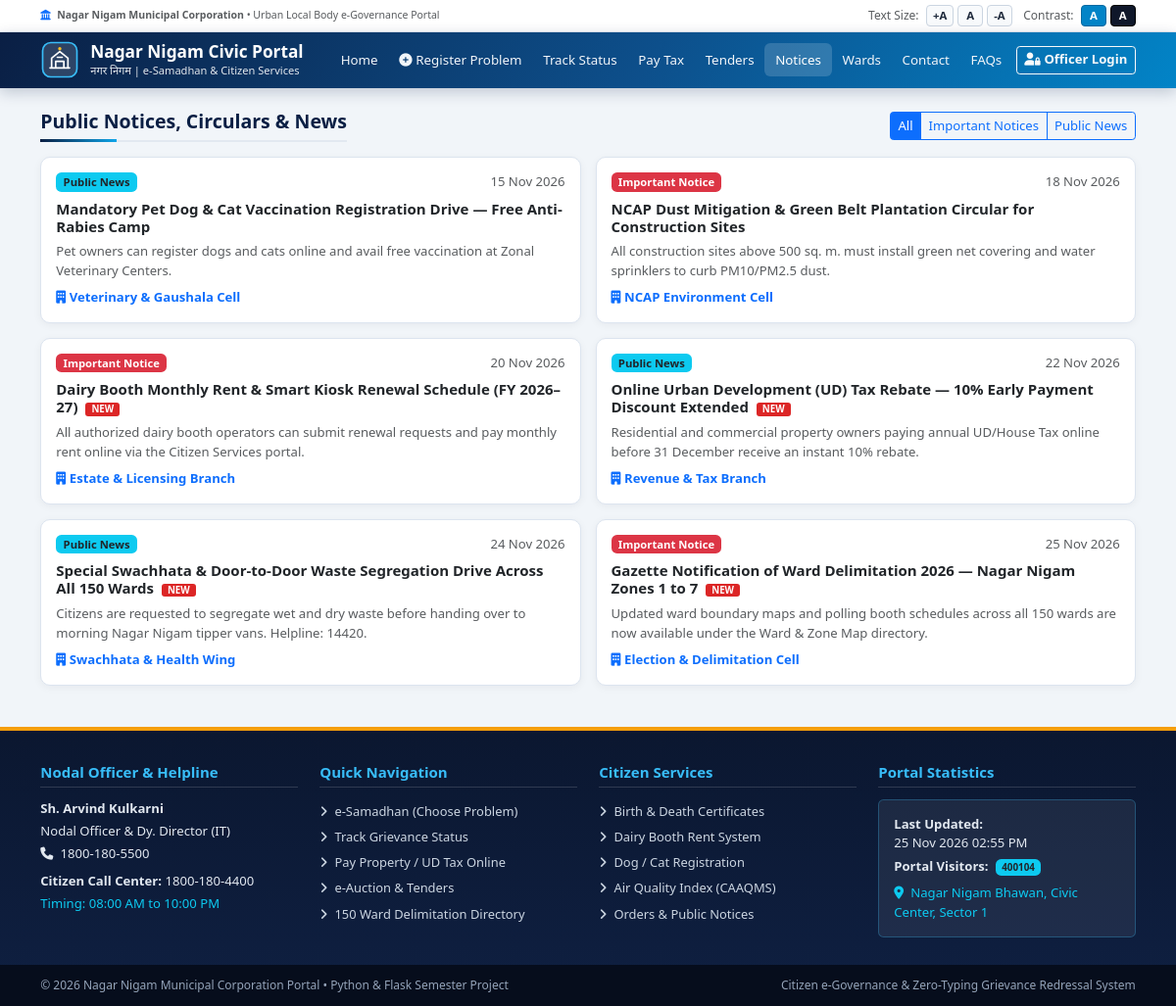
Screenshot of /notices with the database file from the repository.
### tables this page shows
CREATE TABLE notices (
            id INTEGER PRIMARY KEY AUTOINCREMENT,
            title TEXT NOT NULL,
            category TEXT NOT NULL,
            department TEXT NOT NULL,
            published_date TEXT NOT NULL,
            is_new INTEGER NOT NULL DEFAULT 1,
            details TEXT NOT NULL
        );

CREATE TABLE site_stats (
            id INTEGER PRIMARY KEY CHECK (id = 1),
            visitor_count INTEGER NOT NULL DEFAULT 400103,
            last_updated TEXT NOT NULL
        );

### app.py (the view)
@app.route("/notices")
def notices():
    category_filter = request.args.get("category", "All")
    conn = get_db()
    if category_filter in ("Public News", "Important Notice"):
        rows = conn.execute(
            "SELECT * FROM notices WHERE category = ? ORDER BY id DESC", (category_filter,)
        ).fetchall()
    else:
        rows = conn.execute("SELECT * FROM notices ORDER BY id DESC").fetchall()
    conn.close()
    return render_template("notices.html", notices=rows, category_filter=category_filter)

### app.py (called while the page is built)
@app.context_processor
def inject_globals():
    stats = get_site_stats()
    return {
        "site_stats": stats,
        "current_year": datetime.now().year,
        "officer_user": session.get("officer"),
    }

### db.py (called while the page is built)
def get_db() -> sqlite3.Connection:
    conn = sqlite3.connect(DB_PATH)
    conn.row_factory = sqlite3.Row
    conn.execute("PRAGMA foreign_keys = ON;")
    return conn

def get_site_stats() -> dict:
    conn = get_db()
    row = conn.execute("SELECT visitor_count, last_updated FROM site_stats WHERE id = 1").fetchone()
    conn.close()
    return dict(row) if row else {"visitor_count": 12450, "last_updated": datetime.now().strftime("%d %b %Y %I:%M %p")}

### template/notices.html (shortened to what this page needs)
{% extends "base.html" %}
{% block content %}
<div class="container my-4">
  <div class="d-flex flex-wrap justify-content-between align-items-center mb-3 gap-2">
    <h2 class="nn-section-heading mb-0">Public Notices, Circulars &amp; News</h2>
    <div class="btn-group">
      <a href="{{ url_for('notices') }}" class="btn btn-sm {% if category_filter == 'All' %}btn-primary{% else %}btn-outline-primary{% endif %}">All</a>
      <a href="{{ url_for('notices', category='Important Notice') }}" class="btn btn-sm {% if category_filter == 'Important Notice' %}btn-primary{% else %}btn-outline-primary{% endif %}">Important Notices</a>
      <a href="{{ url_for('notices', category='Public News') }}" class="btn btn-sm {% if category_filter == 'Public News' %}btn-primary{% else %}btn-outline-primary{% endif %}">Public News</a>
    </div>
  </div>
  <div class="row g-3">
    {% for n in notices %}
    <div class="col-md-6">
      <div class="nn-card p-3">
        <div class="d-flex justify-content-between align-items-start mb-1">
          <span class="badge {% if n.category == 'Important Notice' %}bg-danger{% else %}bg-info text-dark{% endif %}">{{ n.category }}</span>
          <small class="text-muted">{{ n.published_date }}</small>
        </div>
        <h6 class="fw-bold text-dark mt-1">
          {{ n.title }}
          {% if n.is_new %}<span class="nn-badge-new">New</span>{% endif %}
        </h6>
        <p class="small text-muted mb-2">{{ n.details }}</p>
        <div class="mt-auto small text-primary fw-semibold"><i class="fa-solid fa-building me-1"></i>{{ n.department }}</div>
      </div>
    </div>
    {% endfor %}
  </div>
</div>
{% endblock %}

### template/base.html (shortened to what this page needs)
<!doctype html>
<html lang="en">
<head>
  <link href="https://cdn.jsdelivr.net/npm/bootstrap@5.3.3/dist/css/bootstrap.min.css" rel="stylesheet">
  <link href="https://cdnjs.cloudflare.com/ajax/libs/font-awesome/6.5.2/css/all.min.css" rel="stylesheet">
  <link href="{{ url_for('static', filename='css/style.css') }}" rel="stylesheet">
</head>
<body>
<div class="nn-topbar no-print">
  <div class="container d-flex flex-wrap justify-content-between align-items-center gap-2">
    <div class="text-muted small">
      <i class="fa-solid fa-landmark me-1 text-primary"></i>
      <strong>Nagar Nigam Municipal Corporation</strong> &bull; Urban Local Body e-Governance Portal
    </div>
    <div class="d-flex align-items-center gap-1">
      <span class="text-muted me-1">Text Size:</span>
      <button type="button" class="nn-access-btn" onclick="adjustFont(0.08)" title="Increase Font">+A</button>
      <button type="button" class="nn-access-btn" onclick="adjustFont(0)" title="Reset Font">A</button>
      <button type="button" class="nn-access-btn" onclick="adjustFont(-0.08)" title="Decrease Font">-A</button>
      <span class="text-muted ms-2 me-1">Contrast:</span>
      <button type="button" class="nn-access-btn nn-theme-cyan" onclick="setThemeMode('light')" title="Standard Theme">A</button>
      <button type="button" class="nn-access-btn nn-theme-dark" onclick="setThemeMode('dark')" title="High Contrast">A</button>
    </div>
  </div>
</div>
<nav class="navbar navbar-expand-lg navbar-dark nn-navbar no-print">
  <div class="container">
    <a class="nn-brand" href="{{ url_for('home') }}">
      <div>
        <span class="nn-brand-title">Nagar Nigam Civic Portal</span>
        <span class="nn-brand-sub">नगर निगम | e-Samadhan &amp; Citizen Services</span>
      </div>
    </a>
    <div class="collapse navbar-collapse" id="mainNav">
      <ul class="navbar-nav ms-auto mb-2 mb-lg-0 align-items-lg-center">
        <li class="nav-item"><a class="nav-link {% if request.endpoint == 'home' %}active{% endif %}" href="{{ url_for('home') }}">Home</a></li>
        <li class="nav-item"><a class="nav-link {% if request.endpoint == 'register_complaint' %}active{% endif %}" href="{{ url_for('register_complaint') }}"><i class="fa-solid fa-circle-plus me-1"></i>Register Problem</a></li>
        <li class="nav-item"><a class="nav-link {% if request.endpoint in ('track_complaint', 'complaint_detail') %}active{% endif %}" href="{{ url_for('track_complaint') }}">Track Status</a></li>
        <li class="nav-item"><a class="nav-link {% if request.endpoint == 'pay_tax' %}active{% endif %}" href="{{ url_for('pay_tax') }}">Pay Tax</a></li>
        <li class="nav-item"><a class="nav-link {% if request.endpoint == 'tenders' %}active{% endif %}" href="{{ url_for('tenders') }}">Tenders</a></li>
        <li class="nav-item"><a class="nav-link {% if request.endpoint == 'notices' %}active{% endif %}" href="{{ url_for('notices') }}">Notices</a></li>
        <li class="nav-item"><a class="nav-link {% if request.endpoint == 'wards' %}active{% endif %}" href="{{ url_for('wards') }}">Wards</a></li>
        <li class="nav-item"><a class="nav-link {% if request.endpoint == 'contact' %}active{% endif %}" href="{{ url_for('contact') }}">Contact</a></li>
        <li class="nav-item"><a class="nav-link {% if request.endpoint == 'faqs' %}active{% endif %}" href="{{ url_for('faqs') }}">FAQs</a></li>
        {% if officer_user %}
          <li class="nav-item ms-lg-1">
            <a class="btn btn-sm btn-warning fw-bold text-dark" href="{{ url_for('officer_dashboard') }}">
              <i class="fa-solid fa-shield-halved me-1"></i>Dashboard
            </a>
          </li>
        {% else %}
          <li class="nav-item ms-lg-1">
            <a class="btn btn-sm btn-outline-light fw-semibold" href="{{ url_for('officer_login') }}">
              <i class="fa-solid fa-user-lock me-1"></i>Officer Login
            </a>
          </li>
        {% endif %}
      </ul>
    </div>
  </div>
</nav>
<main>
  {% block content %}{% endblock %}
</main>
<footer class="nn-footer no-print">
  <div class="container">
    <div class="row g-4">
      <div class="col-md-3">
        <h6>Nodal Officer &amp; Helpline</h6>
        <p class="small mb-1"><strong>Sh. Arvind Kulkarni</strong></p>
        <p class="small mb-1">Nodal Officer &amp; Dy. Director (IT)</p>
        <p class="small mb-2"><i class="fa-solid fa-phone me-1"></i> 1800-180-5500</p>
        <p class="small mb-1"><strong>Citizen Call Center:</strong> 1800-180-4400</p>
        <p class="small text-info mb-0">Timing: 08:00 AM to 10:00 PM</p>
      </div>
      <div class="col-md-3">
        <h6>Quick Navigation</h6>
        <ul class="list-unstyled d-flex flex-column gap-1">
          <li><a href="{{ url_for('register_complaint') }}"><i class="fa-solid fa-angle-right me-1"></i> e-Samadhan (Choose Problem)</a></li>
          <li><a href="{{ url_for('track_complaint') }}"><i class="fa-solid fa-angle-right me-1"></i> Track Grievance Status</a></li>
          <li><a href="{{ url_for('pay_tax') }}"><i class="fa-solid fa-angle-right me-1"></i> Pay Property / UD Tax Online</a></li>
          <li><a href="{{ url_for('tenders') }}"><i class="fa-solid fa-angle-right me-1"></i> e-Auction &amp; Tenders</a></li>
          <li><a href="{{ url_for('wards') }}"><i class="fa-solid fa-angle-right me-1"></i> 150 Ward Delimitation Directory</a></li>
        </ul>
      </div>
      <div class="col-md-3">
        <h6>Citizen Services</h6>
        <ul class="list-unstyled d-flex flex-column gap-1">
          <li><a href="{{ url_for('service_registration', type='Birth Certificate') }}"><i class="fa-solid fa-angle-right me-1"></i> Birth &amp; Death Certificates</a></li>
          <li><a href="{{ url_for('service_registration', type='Dairy Booth Permit') }}"><i class="fa-solid fa-angle-right me-1"></i> Dairy Booth Rent System</a></li>
          <li><a href="{{ url_for('service_registration', type='Pet Registration') }}"><i class="fa-solid fa-angle-right me-1"></i> Dog / Cat Registration</a></li>
          <li><a href="{{ url_for('aqi') }}"><i class="fa-solid fa-angle-right me-1"></i> Air Quality Index (CAAQMS)</a></li>
          <li><a href="{{ url_for('notices') }}"><i class="fa-solid fa-angle-right me-1"></i> Orders &amp; Public Notices</a></li>
        </ul>
      </div>
      <div class="col-md-3">
        <h6>Portal Statistics</h6>
        <div class="p-3 rounded" style="background: rgba(255,255,255,0.07); border: 1px solid rgba(56,189,248,0.28);">
          <div class="small mb-1"><strong>Last Updated:</strong><br>{{ site_stats.last_updated }}</div>
          <div class="small mb-2"><strong>Portal Visitors:</strong>
            <span class="badge bg-info text-dark ms-1">{{ site_stats.visitor_count }}</span>
          </div>
          <div class="small text-info"><i class="fa-solid fa-location-dot me-1"></i> Nagar Nigam Bhawan, Civic Center, Sector 1</div>
        </div>
      </div>
    </div>
  </div>
  <div class="nn-footer-bottom">
    <div class="container d-flex flex-wrap justify-content-between align-items-center gap-2">
      <div>&copy; {{ current_year }} Nagar Nigam Municipal Corporation Portal &bull; Python &amp; Flask Semester Project</div>
      <div>Citizen e-Governance &amp; Zero-Typing Grievance Redressal System</div>
    </div>
  </div>
</footer>
</body>
</html>

### static/style.css (style rules this page uses)
:root { --nn-navy: #0a1f44; --nn-blue: #0d4f8b; --nn-cyan: #0ea5e9; --nn-teal: #0f766e; --nn-gold: #f59e0b; --nn-bg: #f1f5f9; --nn-surface: #ffffff; --nn-border: #dce4ef; --nn-text: #1e293b; --nn-muted: #64748b; --nn-gradient: linear-gradient(120deg, #0a1f44 0%, #0d4f8b 55%, #0284c7 100%); --font-scale: 1; }
html { font-size: calc(15px * var(--font-scale)); scroll-behavior: smooth; }
body { font-family: "Segoe UI", "Noto Sans Devanagari", Roboto, Arial, sans-serif; background-color: var(--nn-bg); color: var(--nn-text); margin: 0; padding: 0; }
.nn-topbar { background: #ffffff; border-bottom: 1px solid #e2e8f0; font-size: 0.8rem; padding: 5px 0; }
.nn-access-btn { display: inline-flex; align-items: center; justify-content: center; min-width: 26px; height: 22px; padding: 0 6px; border: 1px solid #cbd5e1; background: #f8fafc; color: #1e293b; font-weight: 700; font-size: 0.76rem; border-radius: 4px; cursor: pointer; }
.nn-theme-cyan { background: #0284c7; color: #fff; border-color: #0369a1; }
.nn-theme-dark { background: #0f172a; color: #fff; border-color: #000; }
.nn-navbar { background: var(--nn-gradient); box-shadow: 0 4px 14px rgba(10, 31, 68, 0.22); padding: 0.55rem 0; }
.nn-brand { display: flex; align-items: center; gap: 11px; color: #fff !important; text-decoration: none; }
.nn-brand-title { font-weight: 700; font-size: 1.15rem; line-height: 1.15; }
.nn-brand-sub { font-size: 0.74rem; opacity: 0.88; display: block; }
.nn-navbar .nav-link { color: #f1f5f9 !important; font-weight: 500; font-size: 0.89rem; padding: 0.45rem 0.72rem !important; border-radius: 6px; transition: background 0.2s ease; }
.nn-navbar .nav-link:hover, .nn-navbar .nav-link.active { background: rgba(255, 255, 255, 0.16); color: #ffffff !important; }
.nn-section-heading { font-size: 1.3rem; font-weight: 700; color: var(--nn-navy); padding-bottom: 8px; margin-bottom: 1rem; border-bottom: 2px solid #e2e8f0; position: relative; }
.nn-section-heading::after { content: ""; position: absolute; left: 0; bottom: -2px; width: 78px; height: 3px; background: linear-gradient(90deg, var(--nn-navy), var(--nn-cyan)); }
.nn-card { background: var(--nn-surface); border: 1px solid var(--nn-border); border-radius: 10px; box-shadow: 0 2px 8px rgba(15, 23, 42, 0.05); height: 100%; overflow: hidden; display: flex; flex-direction: column; }
.nn-badge-new { display: inline-block; background: #dc2626; color: #fff; font-size: 0.65rem; font-weight: 700; padding: 1px 6px; border-radius: 3px; text-transform: uppercase; margin-left: 4px; animation: nnBlink 1.3s infinite; }
.nn-footer { background: linear-gradient(180deg, #0b1730 0%, #0f2042 100%); color: #e2e8f0; padding-top: 2.2rem; margin-top: 2.8rem; border-top: 4px solid var(--nn-gold); }
.nn-footer h6 { color: #38bdf8; font-weight: 700; margin-bottom: 0.8rem; border-bottom: 1px solid rgba(255, 255, 255, 0.15); padding-bottom: 6px; }
.nn-footer a { color: #cbd5e1; text-decoration: none; font-size: 0.86rem; }
.nn-footer-bottom { background: #060d1c; color: #94a3b8; font-size: 0.8rem; padding: 12px 0; margin-top: 1.8rem; }

### rows the page displays
notices: category "Public News", published_date "15 Nov 2026", title "Mandatory Pet Dog & Cat Vaccination Registration Drive — Free Anti-Rabies Camp", details "Pet owners can register dogs and cats online and avail free vaccination at Zonal Veterinary Centers.", department "Veterinary & Gaushala Cell"
notices: category "Important Notice", published_date "18 Nov 2026", title "NCAP Dust Mitigation & Green Belt Plantation Circular for Construction Sites", details "All construction sites above 500 sq. m. must install green net covering and water sprinklers to curb PM10/PM2.5 dust.", department "NCAP Environment Cell"
notices: category "Important Notice", published_date "20 Nov 2026", title "Dairy Booth Monthly Rent & Smart Kiosk Renewal Schedule (FY 2026–27)", is_new "NEW", details "All authorized dairy booth operators can submit renewal requests and pay monthly rent online via the Citizen Services portal.", department "Estate & Licensing Branch"
notices: category "Public News", published_date "22 Nov 2026", title "Online Urban Development (UD) Tax Rebate — 10% Early Payment Discount Extended", is_new "NEW", details "Residential and commercial property owners paying annual UD/House Tax online before 31 December receive an instant 10% rebate.", department "Revenue & Tax Branch"
notices: category "Public News", published_date "24 Nov 2026", title "Special Swachhata & Door-to-Door Waste Segregation Drive Across All 150 Wards", is_new "NEW", details "Citizens are requested to segregate wet and dry waste before handing over to morning Nagar Nigam tipper vans. Helpline: 14420.", department "Swachhata & Health Wing"
notices: category "Important Notice", published_date "25 Nov 2026", title "Gazette Notification of Ward Delimitation 2026 — Nagar Nigam Zones 1 to 7", is_new "NEW", details "Updated ward boundary maps and polling booth schedules across all 150 wards are now available under the Ward & Zone Map directory.", department "Election & Delimitation Cell"
site_stats: last_updated "25 Nov 2026 02:55 PM", visitor_count "400104"
